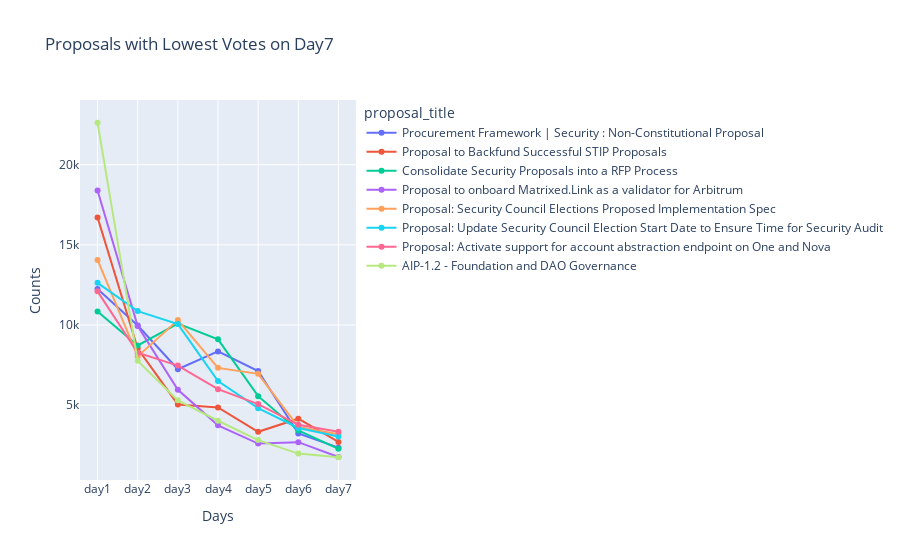

Notebook source saved alongside this figure:
### Code cell
data = votes_data[['proposal_title', 'day1', 'day2', 'day3', 'day4', 'day5', 'day6', 'day7']]

# Filter DataFrame to include only proposals with lowest votes on day7
filtered_df = data[data['proposal_title'].isin(lowest_votes_day7)]

# Melt the DataFrame to long format
melted_df = filtered_df.melt(id_vars='proposal_title', var_name='day', value_name='counts')

# Plot interactive line chart
fig = px.line(melted_df, x='day', y='counts', color='proposal_title', markers='o', title='Proposals with Lowest Votes on Day7')
fig.update_layout(xaxis_title='Days', yaxis_title='Counts')
fig.show()
fig.write_html(r'Graphs\min-votes-day7.html')

### Figure 1 — Plotly figure (JSON) as saved in the notebook; plotly's stock layout.template omitted (floating-point values rounded to 4 significant figures)
{"data": [{"hovertemplate": "proposal_title=Procurement Framework | Security : Non-Constitutional Proposal<br>day=%{x}<br>counts=%{y}<extra></extra>", "legendgroup": "Procurement Framework | Security : Non-Constitutional Proposal", "line": {"color": "#636efa", "dash": "solid"}, "marker": {"symbol": "circle"}, "mode": "lines+markers", "name": "Procurement Framework | Security : Non-Constitutional Proposal", "orientation": "v", "showlegend": true, "type": "scatter", "x": ["day1", "day2", "day3", "day4", "day5", "day6", "day7"], "xaxis": "x", "y": [12251, 9964, 7240, 8350, 7124, 3234, 2346], "yaxis": "y"}, {"hovertemplate": "proposal_title=Proposal to Backfund Successful STIP Proposals<br>day=%{x}<br>counts=%{y}<extra></extra>", "legendgroup": "Proposal to Backfund Successful STIP Proposals", "line": {"color": "#EF553B", "dash": "solid"}, "marker": {"symbol": "circle"}, "mode": "lines+markers", "name": "Proposal to Backfund Successful STIP Proposals", "orientation": "v", "showlegend": true, "type": "scatter", "x": ["day1", "day2", "day3", "day4", "day5", "day6", "day7"], "xaxis": "x", "y": [16712, 8531, 5042, 4857, 3335, 4154, 2706], "yaxis": "y"}, {"hovertemplate": "proposal_title=Consolidate Security Proposals into a RFP Process<br>day=%{x}<br>counts=%{y}<extra></extra>", "legendgroup": "Consolidate Security Proposals into a RFP Process", "line": {"color": "#00cc96", "dash": "solid"}, "marker": {"symbol": "circle"}, "mode": "lines+markers", "name": "Consolidate Security Proposals into a RFP Process", "orientation": "v", "showlegend": true, "type": "scatter", "x": ["day1", "day2", "day3", "day4", "day5", "day6", "day7"], "xaxis": "x", "y": [10848, 8725, 10083, 9104, 5558, 3424, 2274], "yaxis": "y"}, {"hovertemplate": "proposal_title=Proposal to onboard Matrixed.Link as a validator for Arbitrum<br>day=%{x}<br>counts=%{y}<extra></extra>", "legendgroup": "Proposal to onboard Matrixed.Link as a validator for Arbitrum", "line": {"color": "#ab63fa", "dash": "solid"}, "marker": {"symbol": "circle"}, "mode": "lines+markers", "name": "Proposal to onboard Matrixed.Link as a validator for Arbitrum", "orientation": "v", "showlegend": true, "type": "scatter", "x": ["day1", "day2", "day3", "day4", "day5", "day6", "day7"], "xaxis": "x", "y": [18386, 9939, 5953, 3742, 2601, 2691, 1764], "yaxis": "y"}, {"hovertemplate": "proposal_title=Proposal: Security Council Elections Proposed Implementation Spec<br>day=%{x}<br>counts=%{y}<extra></extra>", "legendgroup": "Proposal: Security Council Elections Proposed Implementation Spec", "line": {"color": "#FFA15A", "dash": "solid"}, "marker": {"symbol": "circle"}, "mode": "lines+markers", "name": "Proposal: Security Council Elections Proposed Implementation Spec", "orientation": "v", "showlegend": true, "type": "scatter", "x": ["day1", "day2", "day3", "day4", "day5", "day6", "day7"], "xaxis": "x", "y": [14059, 8040, 10305, 7324, 6951, 3639, 3188], "yaxis": "y"}, {"hovertemplate": "proposal_title=Proposal: Update Security Council Election Start Date to Ensure Time for Security Audit<br>day=%{x}<br>counts=%{y}<extra></extra>", "legendgroup": "Proposal: Update Security Council Election Start Date to Ensure Time for Security Audit", "line": {"color": "#19d3f3", "dash": "solid"}, "marker": {"symbol": "circle"}, "mode": "lines+markers", "name": "Proposal: Update Security Council Election Start Date to Ensure Time for Security Audit", "orientation": "v", "showlegend": true, "type": "scatter", "x": ["day1", "day2", "day3", "day4", "day5", "day6", "day7"], "xaxis": "x", "y": [12628, 10866, 10056, 6498, 4811, 3573, 3038], "yaxis": "y"}, {"hovertemplate": "proposal_title=Proposal: Activate support for account abstraction endpoint on One and Nova<br>day=%{x}<br>counts=%{y}<extra></extra>", "legendgroup": "Proposal: Activate support for account abstraction endpoint on One and Nova", "line": {"color": "#FF6692", "dash": "solid"}, "marker": {"symbol": "circle"}, "mode": "lines+markers", "name": "Proposal: Activate support for account abstraction endpoint on One and Nova", "orientation": "v", "showlegend": true, "type": "scatter", "x": ["day1", "day2", "day3", "day4", "day5", "day6", "day7"], "xaxis": "x", "y": [12098, 8268, 7468, 5993, 5064, 3770, 3332], "yaxis": "y"}, {"hovertemplate": "proposal_title=AIP-1.2 - Foundation and DAO Governance<br>day=%{x}<br>counts=%{y}<extra></extra>", "legendgroup": "AIP-1.2 - Foundation and DAO Governance", "line": {"color": "#B6E880", "dash": "solid"}, "marker": {"symbol": "circle"}, "mode": "lines+markers", "name": "AIP-1.2 - Foundation and DAO Governance", "orientation": "v", "showlegend": true, "type": "scatter", "x": ["day1", "day2", "day3", "day4", "day5", "day6", "day7"], "xaxis": "x", "y": [22617, 7762, 5298, 4026, 2817, 1976, 1748], "yaxis": "y"}], "layout": {"legend": {"title": {"text": "proposal_title"}, "tracegroupgap": 0}, "title": {"text": "Proposals with Lowest Votes on Day7"}, "xaxis": {"anchor": "y", "domain": [0, 1], "title": {"text": "Days"}}, "yaxis": {"anchor": "x", "domain": [0, 1], "title": {"text": "Counts"}}}}
